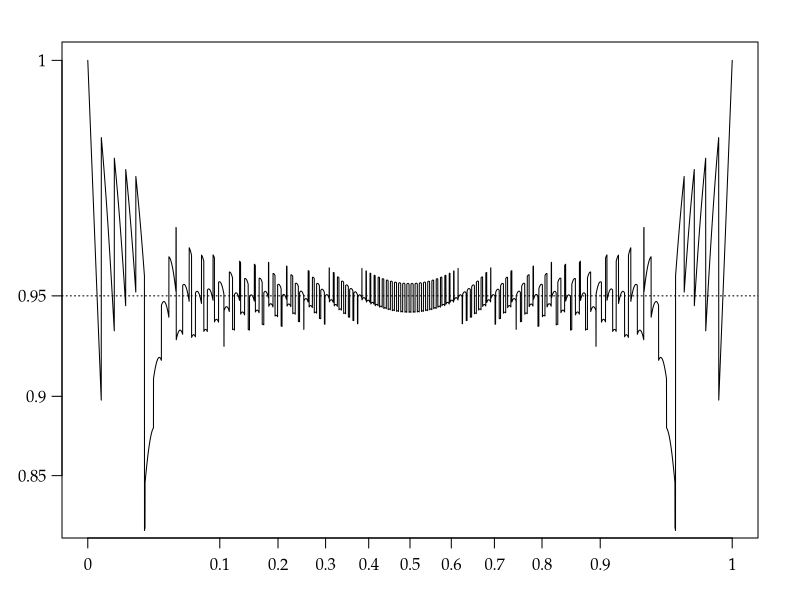

This figure's R source: (Note: this script raises an error after producing the figure.)
args = commandArgs()
basename = sub(".R$", "", sub("^--file=(.*/)?", "", args[grep("^--file=", args)]))
if (length(basename) != 0)
    pdf(file=paste0(basename, "_tmp.pdf"), colormodel="gray", width=7, height=3)
par(family="Palatino")
par(mgp=c(2,0.8,0)) # title and axis margins. default: c(3,1,0)
par(mar=c(3,3,2,2)+0.1) # bottom, left, top, right margins. default: c(5,4,4,2)+0.1

# CI = sapply(0:10, function(x) binom.test(x,10)$conf.int)
binomCI = function(n, y) {
    a = y + 0.5
    b = n - y + 0.5
    if (y == 0) {
        qbeta(c(0,0.95), a, b)
    } else if (y == n) {
        qbeta(c(0.05,1), a, b)
    } else {
        qbeta(c(0.025,0.975), a, b)
    }
}
CCI = sapply(0:100, function(y) binomCI(100,y))
f = function(x) {
    p = dbinom(0:100, 100, x)
    sum(p * (CCI[1,] <= x & x <= CCI[2,]))
}
vf = Vectorize(f)
pb = function(x) (2/pi)*asin(sqrt(x))
qb = function(z) (sin(pi*z/2))^2
curve(pb(vf(qb(x))), n=10001, xlab="", ylab="", xaxt="n", yaxt="n", ylim=c(0.72,1))
abline(h=pb(0.95), lty=3)
axis(1, at=pb((0:10)/10), labels=(0:10)/10)
axis(2, at=pb(seq(0.85,1,0.05)), labels=seq(0.85,1,0.05), las=1)

dev.off()
embedFonts(paste0(basename, "_tmp.pdf"), outfile=paste0(basename, ".pdf"),
           options="-c \"<</NeverEmbed []>> setdistillerparams\" -f ")
